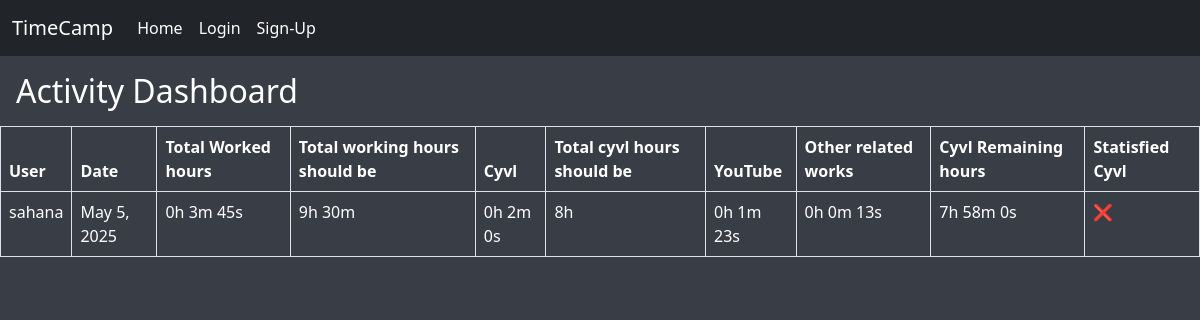
/dashboard/ (signed in), run on the app's committed database.
### app1/models.py (models this page shows)
class ActivityLog(models.Model):
    user = models.ForeignKey(Users, on_delete=models.CASCADE)
    start_time = models.DateTimeField()
    stop_time = models.DateTimeField()
    date = models.DateField()
    cyvl_duration = models.DurationField(default=timedelta())
    youtube_duration = models.DurationField(default=timedelta())
    other_related_work_duration = models.DurationField(default=timedelta())
    working_hours = models.DurationField(default=timedelta())  # 👈 NEW FIELD
    def __str__(self):
        return f"{self.user.name} - {self.date}"

class Users(models.Model):
    name = models.CharField(max_length=30)
    email = models.EmailField()
    password = models.CharField(max_length=20)

### app1/views.py (the view)
# urls.py: path('dashboard/', views.activity_dashboard, name='activity_dashboard'),
def activity_dashboard(request):
    user_id = request.session.get('user_id')
    current_user = Users.objects.get(id=user_id)
    is_admin = current_user.name.lower() == "admin"
    all_users = Users.objects.all() if is_admin else None
    selected_user_id = request.GET.get('user_id')
    start_date_str = request.GET.get('start_date')
    end_date_str = request.GET.get('end_date')
    logs = ActivityLog.objects.all() if is_admin else ActivityLog.objects.filter(user=current_user)
    if is_admin:
        if selected_user_id and selected_user_id != 'all':
            try:
                logs = logs.filter(user_id=int(selected_user_id))
            except ValueError:
                logs = ActivityLog.objects.none()
    if start_date_str:
        try:
            start_date = datetime.strptime(start_date_str, '%Y-%m-%d').date()
            logs = logs.filter(date__gte=start_date)
        except ValueError:
            start_date = None
    else:
        start_date = None
    if end_date_str:
        try:
            end_date = datetime.strptime(end_date_str, '%Y-%m-%d').date()
            logs = logs.filter(date__lte=end_date)
        except ValueError:
            end_date = None
    else:
        end_date = None
    logs = logs.order_by('-date')
    print("logs: ",logs)
    for log in logs:
        print("log: ", log)
        cyvl = log.cyvl_duration
        print("cyvl: ",cyvl)
        log.fmt_cyvl = format_duration(cyvl)
        log.fmt_youtube = format_duration(log.youtube_duration)
        log.fmt_other = format_duration(log.other_related_work_duration)
        log.fmt_working = format_duration(log.working_hours)
        print(f"formated cyvl: {log.fmt_cyvl}")
        print(f"formated youtube: {log.fmt_youtube}")
        print(f"formated other: {log.fmt_other}")
        print(f"formated working: {log.fmt_working}")
        eight_hours = timedelta(hours=8)
        print(f"eight hours: {eight_hours}")
        if cyvl < eight_hours:
            remaining = eight_hours - cyvl
            print(f"remaining hours {remaining}")
            log.remaining_cyvl = format_duration(remaining)
            print(f"remaining fmt_hours: {log.remaining_cyvl}")
            log.satisfied = False
        else:
            log.remaining_cyvl = "-"
            log.satisfied = True
    return render(request, 'activity_dashboard.html', {
        'logs': logs,
        'is_admin': is_admin,
        'users': all_users,
        'selected_user_id': selected_user_id,
        'start_date': start_date_str,
        'end_date': end_date_str
    })

### app1/views.py (called while the page is built)
def format_duration(td):
    total_seconds = int(td.total_seconds())
    hours = total_seconds // 3600
    minutes = (total_seconds % 3600) // 60
    seconds = total_seconds % 60
    return f"{hours}h {minutes}m {seconds}s"

### templates/activity_dashboard.html (shortened to what this page needs)
{% extends 'base.html' %}
{% block content %}
<div class="d-flex justify-content-center" style="background-color: #393E46; height: 94vh;">
<div class="">
  <h2 class="text-white m-3">Activity Dashboard</h2>
  <table class="table table-bordered text-white">
    <thead>
      <tr>
        <th>User</th>
        <th>Date</th>
        <th>Total Worked hours</th>
        <th>Total working hours should be</th>
        <th>Cyvl</th>
        <th>Total cyvl hours should be</th>
        <th>YouTube</th>
        <th>Other related works</th>
        <th>Cyvl Remaining hours</th>
        <th>Statisfied Cyvl</th>
      </tr>
    </thead>
    <tbody>
      {% for log in logs %}
        <tr>
          <td>{{ log.user.name }}</td>
          <td>{{ log.date }}</td>
          <td>{{ log.fmt_working }}</td>
          <td>9h 30m</td>
          <td>{{ log.fmt_cyvl }}</td>
          <td>8h</td>
          <td>{{ log.fmt_youtube }}</td>
          <td>{{ log.fmt_other }}</td>
          <td>{{ log.remaining_cyvl }}</td>
          <td>
            {% if log.satisfied %}
              ✔️
            {% else %}
              ❌
            {% endif %}
          </td>
        </tr>
      {% empty %}
        <tr><td colspan="7">No activity found.</td></tr>
      {% endfor %}
    </tbody>
  </table>
</div>
</div>
{% endblock %}

### data on the page
ActivityLog: user.name "sahana", date "May 5, 2025", fmt_working "0h 3m 45s", fmt_cyvl "0h 2m 0s", fmt_youtube "0h 1m 23s", fmt_other "0h 0m 13s", remaining_cyvl "7h 58m 0s"
